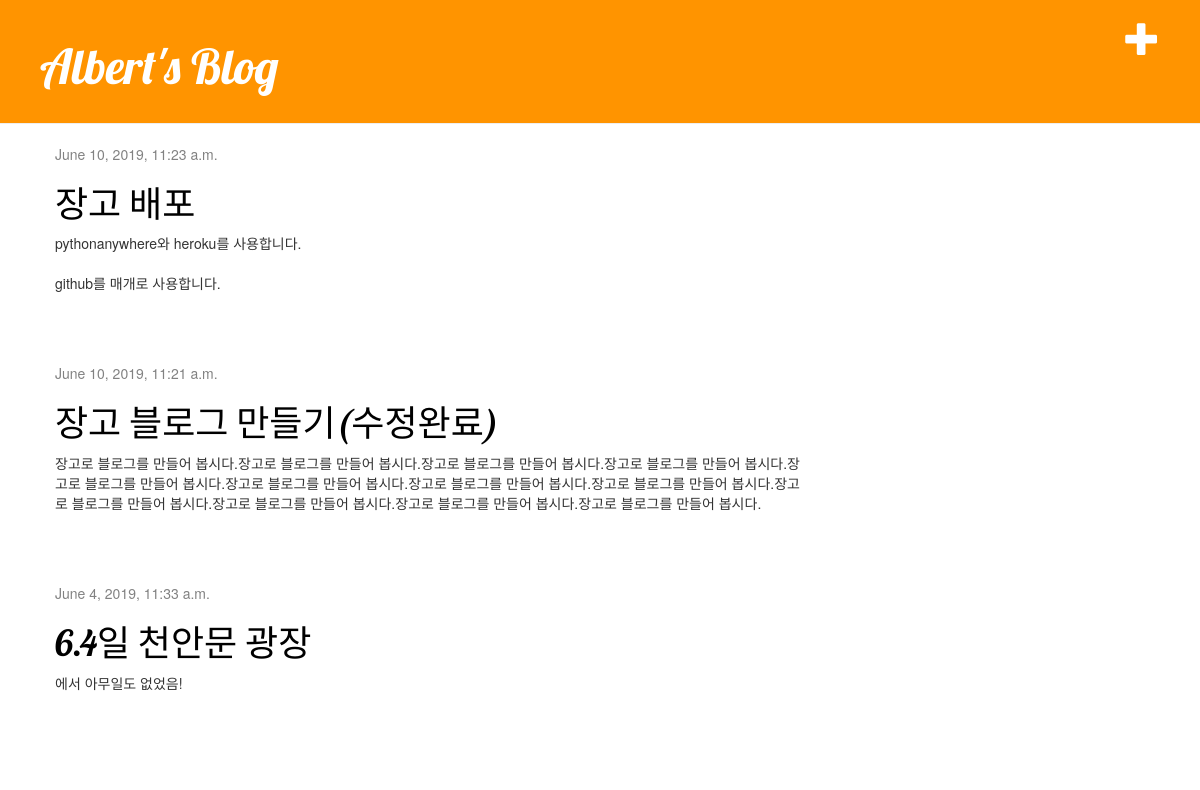
Screenshot of /blog/ with the database file from the repository.
### blog/models.py (models this page shows, shortened)
class Post(models.Model):
    author = models.ForeignKey('auth.User', on_delete=models.CASCADE)
    title = models.CharField(max_length=200)
    text = models.TextField()
    created_date = models.DateTimeField(default=timezone.now)
    published_date = models.DateTimeField(blank=True, null=True)

### blog/views.py (the view)
# urls.py: path('', views.post_list, name='post_list'),
def post_list(request):
    posts = Post.objects.filter(published_date__lte=timezone.now()).order_by('-published_date')
    return render(request, 'blog/post_list.html', {'posts':posts})

### blog/templates/blog/post_list.html
{% extends 'blog/base.html' %}
{% block content %}
    {% for post in posts %}
        <div class="post">
            <div class="date">
                {{ post.published_date }}
            </div>
            <h1><a href="{% url 'post_detail' post.pk %}">{{ post.title }}</a></h1>
            <p>{{ post.text|linebreaksbr }}</p>
        </div>
    {% endfor %}
{% endblock %}

### blog/templates/blog/base.html (shortened to what this page needs)
{% load static %}
<html>
    <head>
        <link rel="stylesheet" href="//maxcdn.bootstrapcdn.com/bootstrap/3.2.0/css/bootstrap-theme.min.css">
		<link rel="stylesheet" href="//maxcdn.bootstrapcdn.com/bootstrap/3.2.0/css/bootstrap.min.css">
        <link rel="stylesheet" href="{% static 'css/blog.css' %}">
    </head>
    <body>
    <div class="page-header">
    	<a href="{% url 'post_new' %}" class="top-menu">
    		<span class="glyphicon glyphicon-plus"></span>
    	</a>
        <h1><a href="/">Albert's Blog</a></h1>
    </div>
    <div class="content container">
	        <div class="row">
	            <div class="col-md-8">
	            {% block content %}
	            {% endblock %}
	            </div>
	        </div>
	    </div>
	</body>
</html>

### blog/static/css/blog.css (style rules this page uses)
.page-header { background-color: #ff9400; margin-top: 0; padding: 20px 20px 20px 40px; }
.page-header h1, .page-header h1 a, .page-header h1 a:visited, .page-header h1 a:active { color: #ffffff; font-size: 36pt; text-decoration: none; }
.content { margin-left: 40px; }
h1, h2, h3, h4 { font-family: 'Lobster', cursive; }
.date { color: #828282; }
.top-menu, .top-menu:hover, .top-menu:visited { color: #ffffff; float: right; font-size: 26pt; margin-right: 20px; }
.post { margin-bottom: 70px; }
.post h1 a, .post h1 a:visited { color: #000000; }

### rows the page displays
Post: published_date "June 10, 2019, 11:23 a.m.", title "장고 배포", text "pythonanywhere와 heroku를 사용합니다. github를 매개로 사용합니다."
Post: published_date "June 10, 2019, 11:21 a.m.", title "장고 블로그 만들기(수정완료)", text "장고로 블로그를 만들어 봅시다.장고로 블로그를 만들어 봅시다.장고로 블로그를 만들어 봅시다.장고로 블로그를 만들어 봅시다.장고로 블로그를 만들어 봅시다.장고로 블로그를 만들어 봅시다.장고로 블로그를 만들어 봅시다.장고로 블로그를 만들어 봅시다.장고로 블로그를 만들어 봅시다.장고로 블로그를 만들어 봅시다.장고로 블로그를 만들어 봅시다.장고로 블로그를 만들어 봅시다."
Post: published_date "June 4, 2019, 11:33 a.m.", title "6.4일 천안문 광장", text "에서 아무일도 없었음!"
